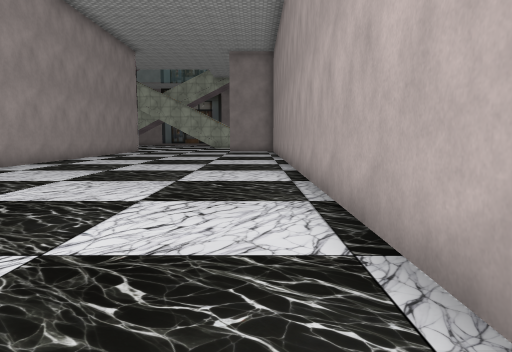
View 1 (above)

21 first-person views from a walk through a Unity game level. The camera is 1.4 m above the floor, tilts 6° down and sees 70° across. The floor is counted in squares, 2 m on a side. Each view is taken from the middle of a square. On the plan, view 1 faces up. The plan holds only what a view shows up to about 11 squares ahead; the rest is blank. The place goes on beyond the plan. Some surface patterns are stand-ins.

View 2
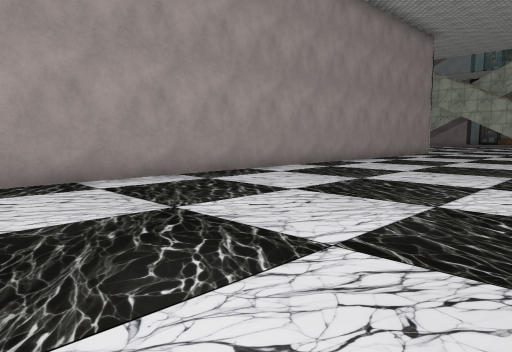

View 3
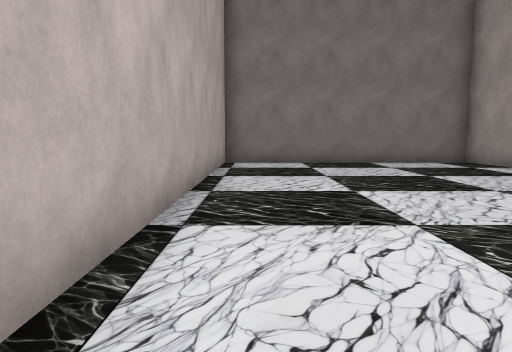

View 4
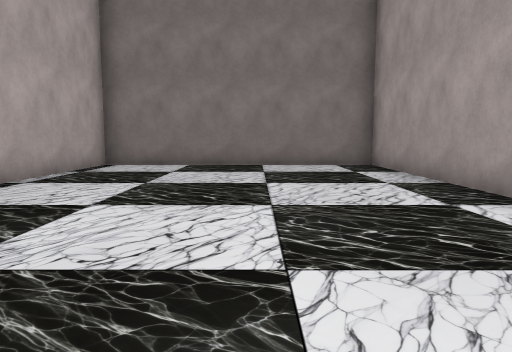

View 5
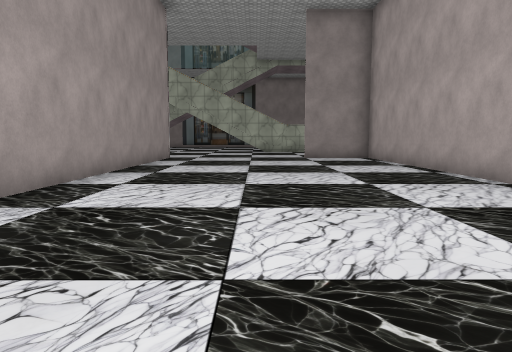

View 6
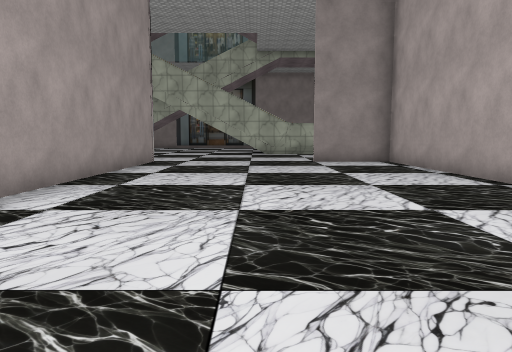

View 7
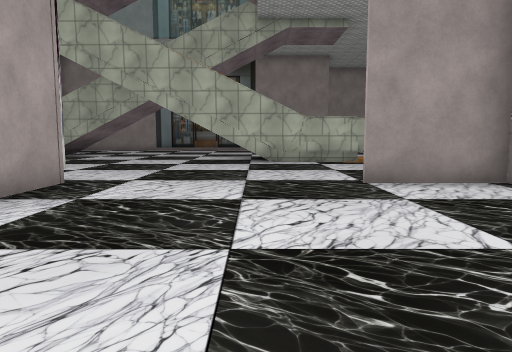

View 8
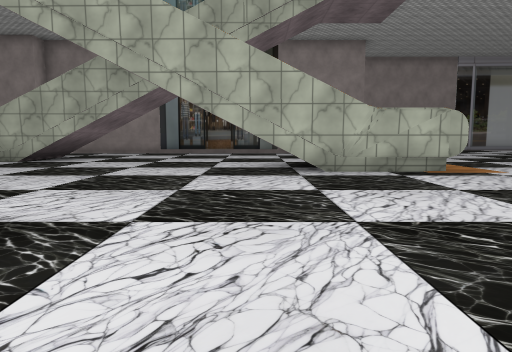

View 9
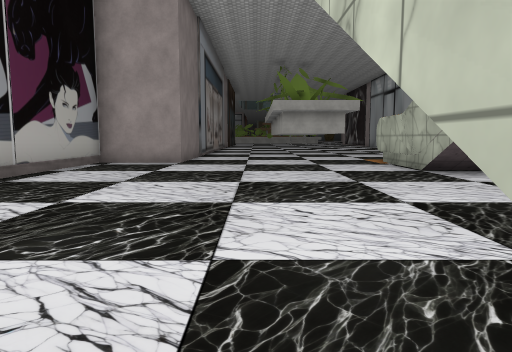

View 10
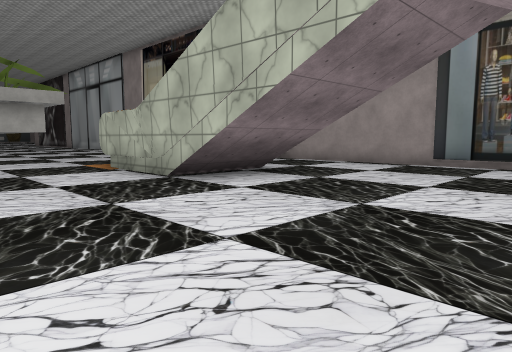

View 11
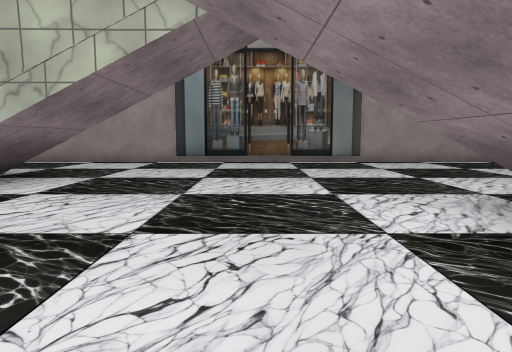

View 12
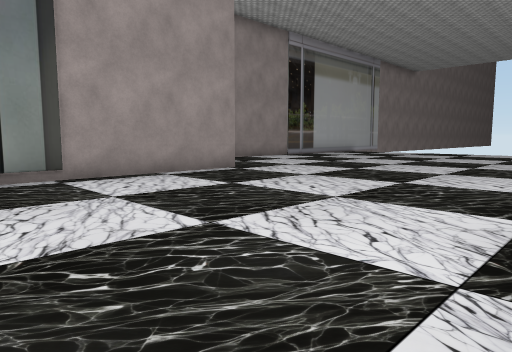

View 13
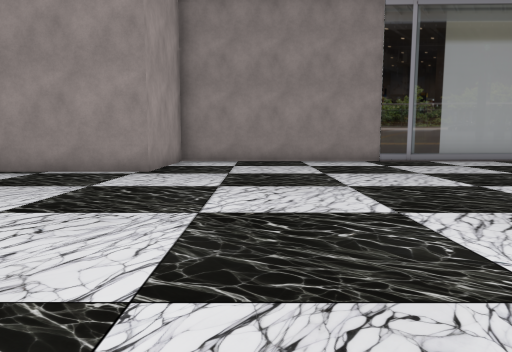

View 14
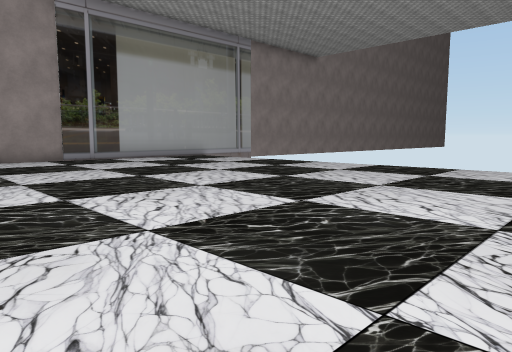

View 15
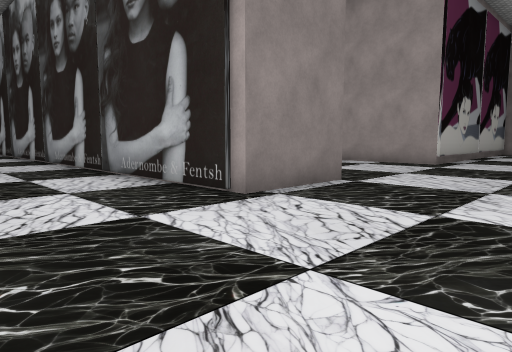

View 16
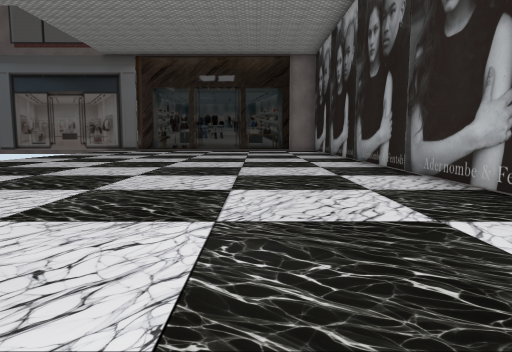

View 17
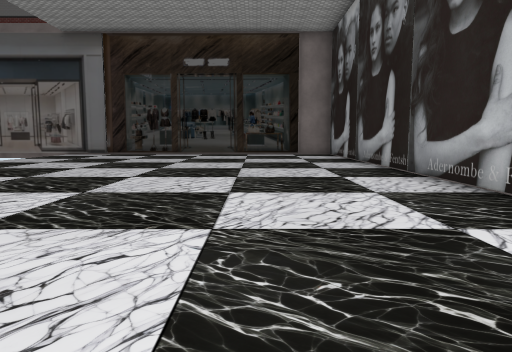

View 18
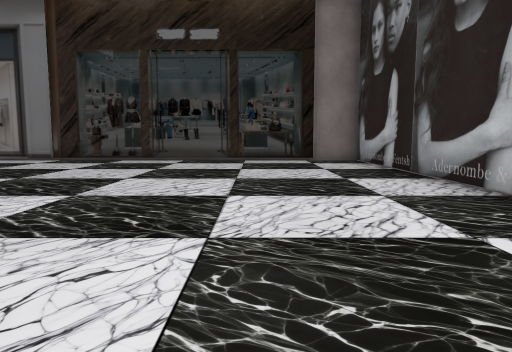

View 19
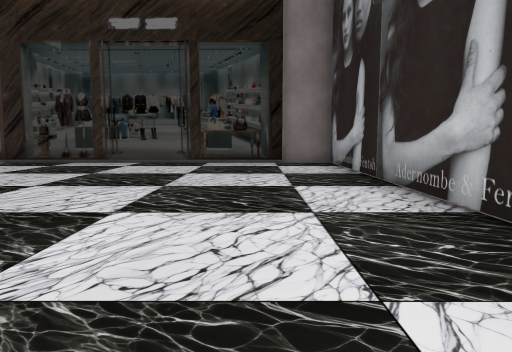

View 20
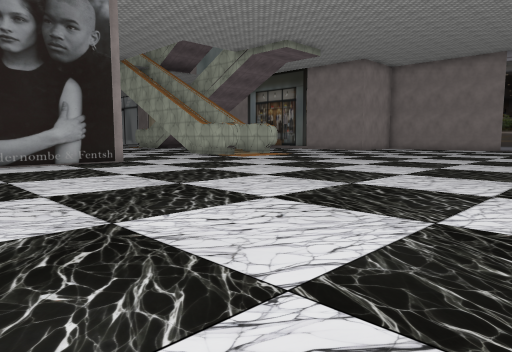

View 21
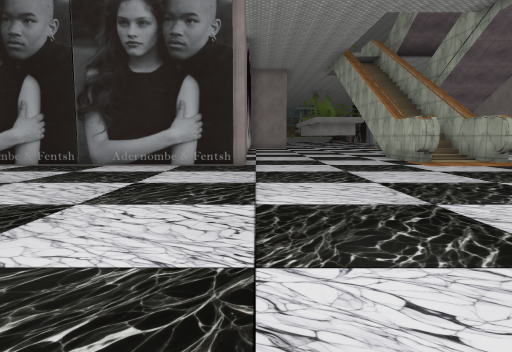

### Floor plan
Key: @ floor where view 1 was taken; # wall or solid block; . main floor; : floor 0.25 m higher than the main floor.
Columns run from 17 left of view 1 to 11 right of it. Each row starts with its distance up from view 1.
 36                   ###########
 35                   #.........
 34                   #........
 33      ##############.........
 32      ........................
 31      ........................
 30      ........................
 29        #.....................
 28        #.....................
 27 ....####.....................
 26 .............#####...........
 25 .............#  :............
 24    ..........#####.........
 23    ........................
 22    .........................
 21    ##.......................
 20     #.......................
 19     #...........###.........
 18     ########......#.........
 17            #......#..........
 16            #......#..........
 15            #......#..........
 14            #......#..........
 13            #......#.........
 12            #......#..........
 11            #......#..........
 10            #......#.........
  9            #......#.........
  8            #......#..........
  7            #......#..........
  6            #......#.........
  5            #......#.........
  4            #......#.........
  3            #......##########
  2             ......#
  1             ......#
  0            #.....@#
 -1            #......#
 -2            #......#
 -3            #......#
 -4            #......#
 -5            #......#
 -6            ########

Positions as (right, up) in squares from view 1, and headings:
1: (0, 0), facing up
2: (0, 2), facing up-left
3: (0, 5), facing down
4: (-3, 4), facing down
5: (-3, 6), facing up
6: (-3, 8), facing up
7: (-3, 13), facing up
8: (-4, 16), facing up
9: (-3, 23), facing left
10: (-5, 23), facing up-left
11: (-6, 22), facing up
12: (-5, 26), facing up-right
13: (3, 25), facing up
14: (3, 24), facing up-right
15: (4, 22), facing down-left
16: (4, 22), facing down
17: (4, 18), facing down
18: (4, 14), facing down
19: (3, 13), facing down
20: (11, 14), facing up-left
21: (10, 19), facing left
